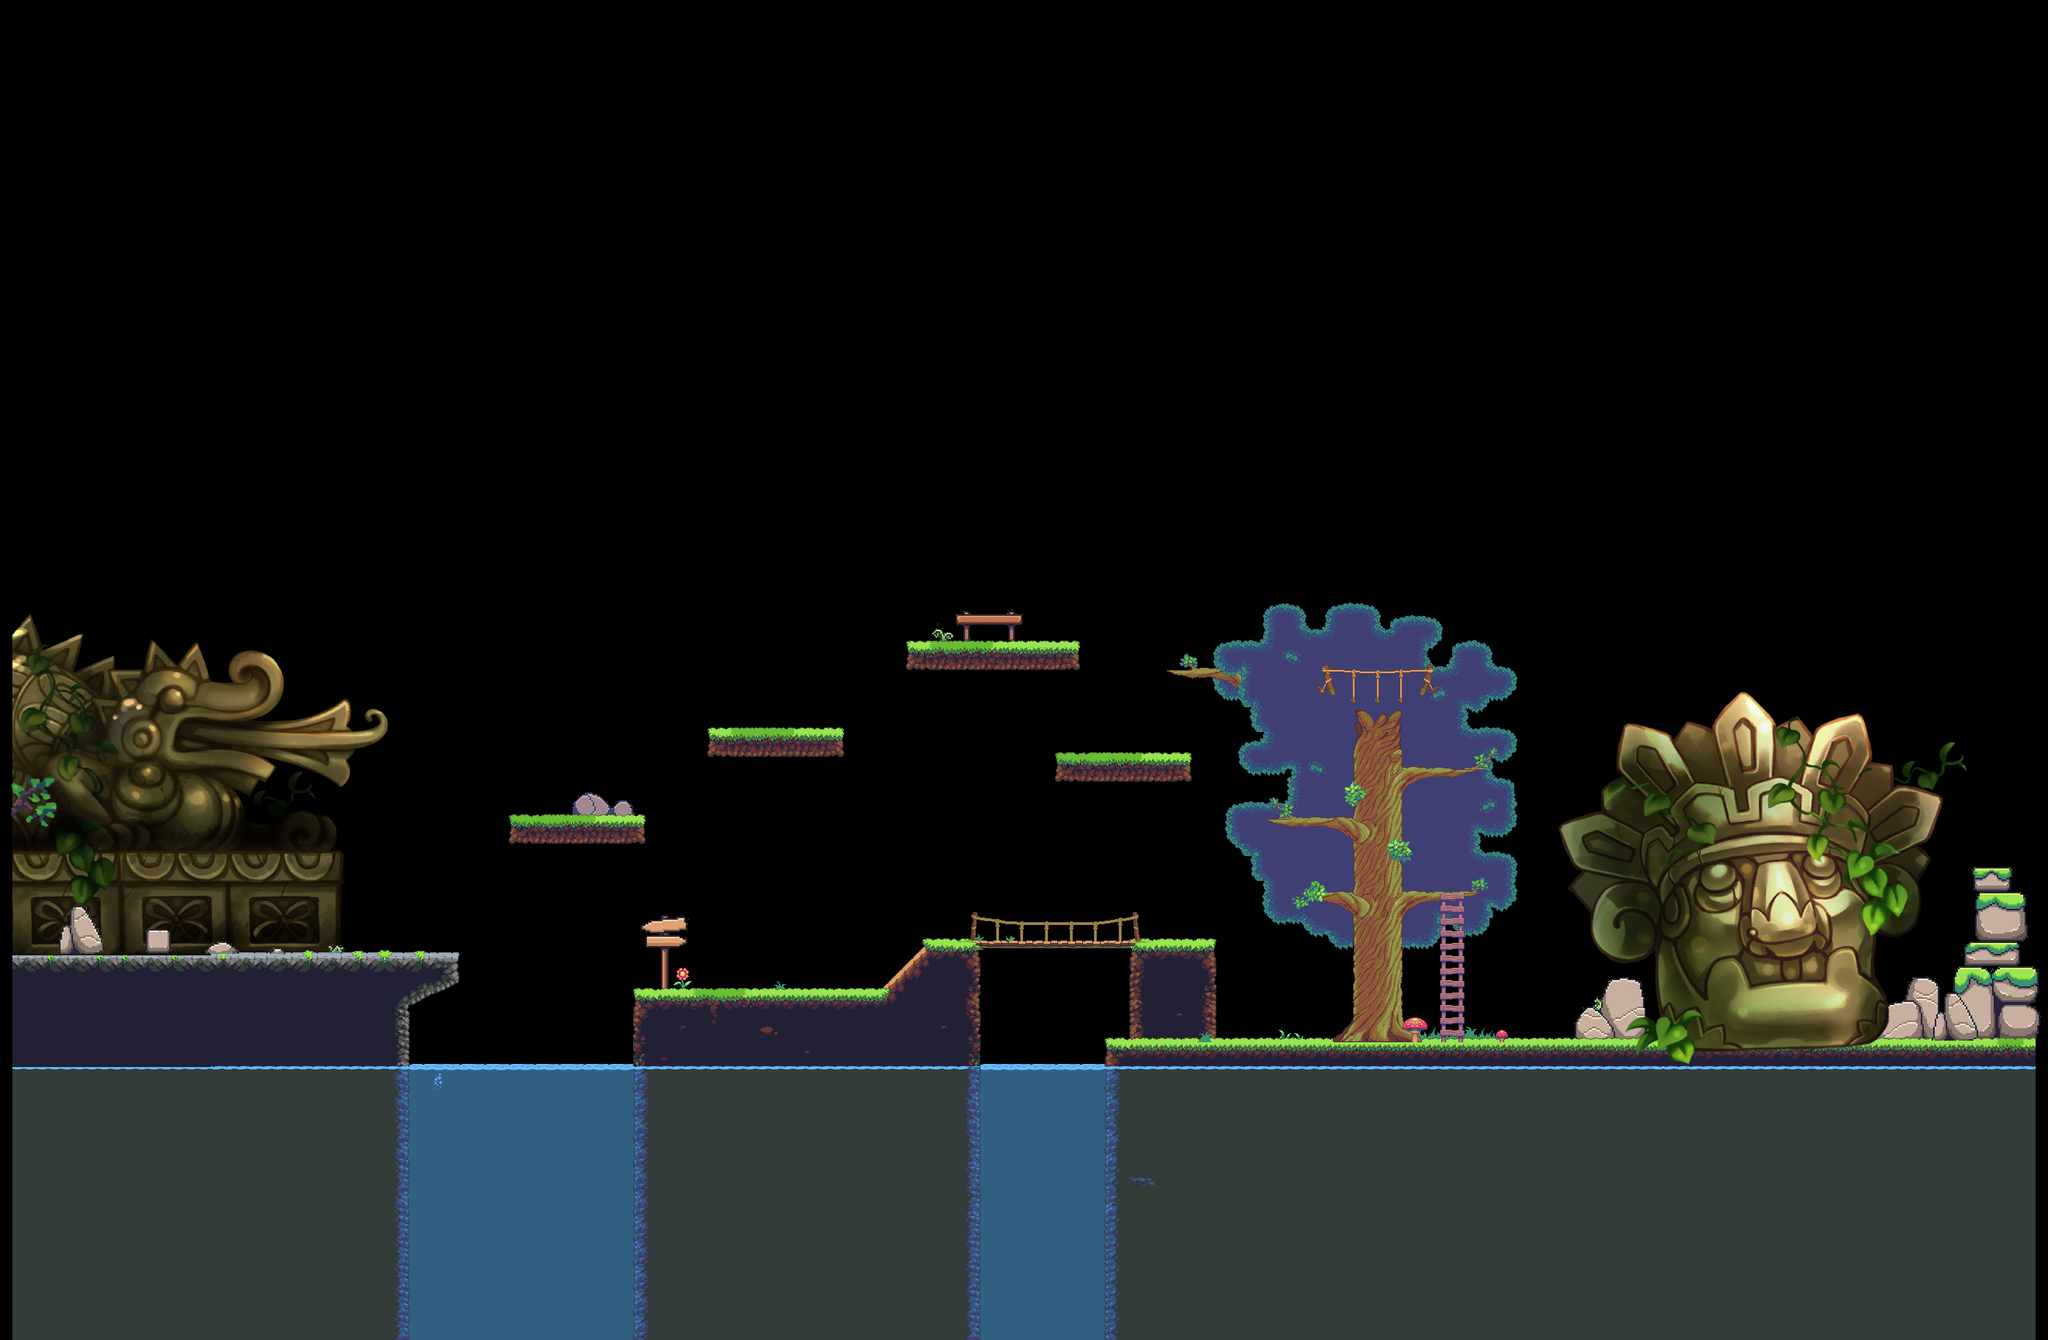

A 2D game scene composited from a Tiled map and its tileset images. What follows is a short description and the map's XML, with each tile layer's data collapsed to a summary:
An orthogonal 165x108 tile map with 16x16 px tiles, 4 tile layers (листва, земля, вода, мосты), 6 tilesets and 41 objects (Serface1, Serface2, Serface3, Serface4, Serface5, ...).

<map version="1.8" tiledversion="1.8.5" orientation="orthogonal" renderorder="right-down" width="165" height="108" tilewidth="16" tileheight="16" infinite="0" nextlayerid="14" nextobjectid="60">
 <properties>
  <property name="fon" value="back.jpg" />
 </properties>
 <tileset firstgid="1" name="rLJjmOe" tilewidth="16" tileheight="16" tilecount="1680" columns="56">
  <image source="rLJjmOe.png" width="896" height="480" />
 </tileset>
 <tileset firstgid="1681" name="pngwing.com" tilewidth="16" tileheight="16" tilecount="2784" columns="48">
  <image source="pngwing.com.png" width="768" height="928" />
 </tileset>
 <tileset firstgid="4465" name="sheet_2_0" tilewidth="16" tileheight="16" tilecount="8192" columns="128">
  <image source="sheet_2_0.png" width="2048" height="1024" />
 </tileset>
 <tileset firstgid="12657" name="teksturi-dlya-platformera-17" tilewidth="16" tileheight="16" tilecount="5400" columns="90">
  <image source="teksturi-dlya-platformera-17.png" width="1440" height="960" />
 </tileset>
 <tileset firstgid="18057" name="pngwing.com (46a)" tilewidth="16" tileheight="16" tilecount="608" columns="16">
  <image source="pngwing.com (46a).png" width="256" height="608" />
 </tileset>
 <tileset firstgid="18665" name="pngwing.com (47)" tilewidth="16" tileheight="16" tilecount="8192" columns="128">
  <image source="pngwing.com (47).png" width="2048" height="1024" />
 </tileset>
 <layer id="7" name="листва" width="165" height="108">
  <data>[17820 cells, 1772 non-empty, 1188 distinct tile ids]</data>
 </layer>
 <layer id="1" name="земля" width="165" height="108">
  <data>[17820 cells, 1131 non-empty, 396 distinct tile ids]</data>
 </layer>
 <layer id="4" name="вода" width="165" height="108">
  <data>[17820 cells, 4032 non-empty, 334 distinct tile ids]</data>
 </layer>
 <layer id="6" name="мосты" width="165" height="108">
  <data>[17820 cells, 1242 non-empty, 1185 distinct tile ids]</data>
 </layer>
 <objectgroup id="10" name="surfaces">
  <object id="14" name="Serface1" x="816" y="1280" width="320" height="93">
   <properties>
    <property name="bodytype" value="StaticBody" />
    <property name="density" type="float" value="1" />
    <property name="friction" type="float" value="0" />
    <property name="gravityscale" type="float" value="0" />
    <property name="restitution" type="float" value="0" />
   </properties>
  </object>
  <object id="15" name="Serface2" x="1136.81" y="1280.19" width="89" height="15" rotation="-45">
   <properties>
    <property name="bodytype" value="StaticBody" />
    <property name="density" type="float" value="1" />
    <property name="friction" type="float" value="1" />
    <property name="gravityscale" type="float" value="0" />
    <property name="restitution" type="float" value="0" />
   </properties>
  </object>
  <object id="16" name="Serface3" x="1200.93" y="1216.15" width="364" height="16">
   <properties>
    <property name="bodytype" value="StaticBody" />
    <property name="density" type="float" value="1" />
    <property name="friction" type="float" value="1" />
    <property name="gravityscale" type="float" value="0" />
    <property name="restitution" type="float" value="0" />
   </properties>
  </object>
  <object id="17" name="Serface4" x="1425" y="1343" width="1198.41" height="32">
   <properties>
    <property name="bodytype" value="StaticBody" />
    <property name="density" type="float" value="0" />
    <property name="friction" type="float" value="0" />
    <property name="gravityscale" type="float" value="0" />
    <property name="restitution" type="float" value="0" />
   </properties>
  </object>
  <object id="18" name="Serface5" x="16" y="1232" width="574" height="32.6667">
   <properties>
    <property name="bodytype" value="StaticBody" />
    <property name="density" type="float" value="1" />
    <property name="friction" type="float" value="1" />
    <property name="gravityscale" type="float" value="0" />
    <property name="restitution" type="float" value="0" />
   </properties>
  </object>
  <object id="19" name="Serface6" x="656" y="1056" width="176" height="30.75">
   <properties>
    <property name="bodytype" value="StaticBody" />
    <property name="density" type="float" value="0" />
    <property name="friction" type="float" value="1" />
    <property name="gravityscale" type="float" value="0" />
    <property name="restitution" type="float" value="0" />
   </properties>
  </object>
  <object id="20" name="Serface7" x="912" y="944" width="176" height="31">
   <properties>
    <property name="bodytype" value="StaticBody" />
    <property name="density" type="float" value="0" />
    <property name="friction" type="float" value="1" />
    <property name="gravityscale" type="float" value="0" />
    <property name="restitution" type="float" value="0" />
   </properties>
  </object>
  <object id="21" name="Serface8" x="1168" y="832" width="224" height="30.5">
   <properties>
    <property name="bodytype" value="StaticBody" />
    <property name="density" type="float" value="0" />
    <property name="friction" type="float" value="1" />
    <property name="gravityscale" type="float" value="0" />
    <property name="restitution" type="float" value="0" />
   </properties>
  </object>
  <object id="22" name="Serface9" x="1360" y="976" width="176" height="30.5">
   <properties>
    <property name="bodytype" value="StaticBody" />
    <property name="density" type="float" value="0" />
    <property name="friction" type="float" value="1" />
    <property name="gravityscale" type="float" value="0" />
    <property name="restitution" type="float" value="0" />
   </properties>
  </object>
  <object id="23" name="Serface10" x="1680.79" y="1152" width="227.208" height="12">
   <properties>
    <property name="bodytype" value="StaticBody" />
    <property name="density" type="float" value="0" />
    <property name="friction" type="float" value="1" />
    <property name="gravityscale" type="float" value="0" />
    <property name="restitution" type="float" value="0" />
   </properties>
  </object>
  <object id="24" name="Serface11" x="1632" y="1056" width="102.5" height="12">
   <properties>
    <property name="bodytype" value="StaticBody" />
    <property name="density" type="float" value="0" />
    <property name="friction" type="float" value="1" />
    <property name="gravityscale" type="float" value="0" />
    <property name="restitution" type="float" value="0" />
   </properties>
  </object>
  <object id="25" name="Serface12" x="1810.5" y="990" width="107.5" height="12">
   <properties>
    <property name="bodytype" value="StaticBody" />
    <property name="density" type="float" value="0" />
    <property name="friction" type="float" value="1" />
    <property name="gravityscale" type="float" value="0" />
    <property name="restitution" type="float" value="0" />
   </properties>
  </object>
  <object id="26" name="Serface13" x="1504.36" y="864" width="93.303" height="12">
   <properties>
    <property name="bodytype" value="StaticBody" />
    <property name="density" type="float" value="0" />
    <property name="friction" type="float" value="1" />
    <property name="gravityscale" type="float" value="0" />
    <property name="restitution" type="float" value="0" />
   </properties>
  </object>
  </objectgroup>
 <objectgroup id="9" name="coins">
  <!-- 21 objects omitted --></objectgroup>
 <objectgroup id="13" name="ловушки">
  <!-- 5 objects omitted --></objectgroup>
</map>
<!-- 28 of 41 objects omitted -->
